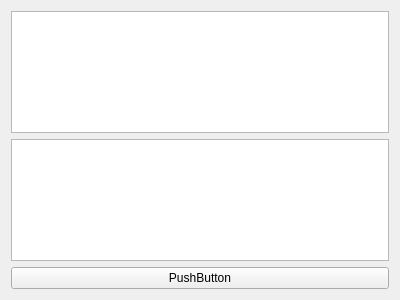
<?xml version="1.0" encoding="UTF-8"?>
<ui version="4.0">
 <class>TestPage</class>
 <widget class="QWidget" name="TestPage">
  <property name="geometry">
   <rect>
    <x>0</x>
    <y>0</y>
    <width>400</width>
    <height>300</height>
   </rect>
  </property>
  <property name="windowTitle">
   <string>Form</string>
  </property>
  <layout class="QVBoxLayout" name="verticalLayout">
   <item>
    <widget class="QTextEdit" name="textEdit"/>
   </item>
   <item>
    <widget class="QTextEdit" name="textEdit_2"/>
   </item>
   <item>
    <widget class="QPushButton" name="pushButton">
     <property name="text">
      <string>PushButton</string>
     </property>
    </widget>
   </item>
  </layout>
 </widget>
 <resources/>
 <connections/>
</ui>
